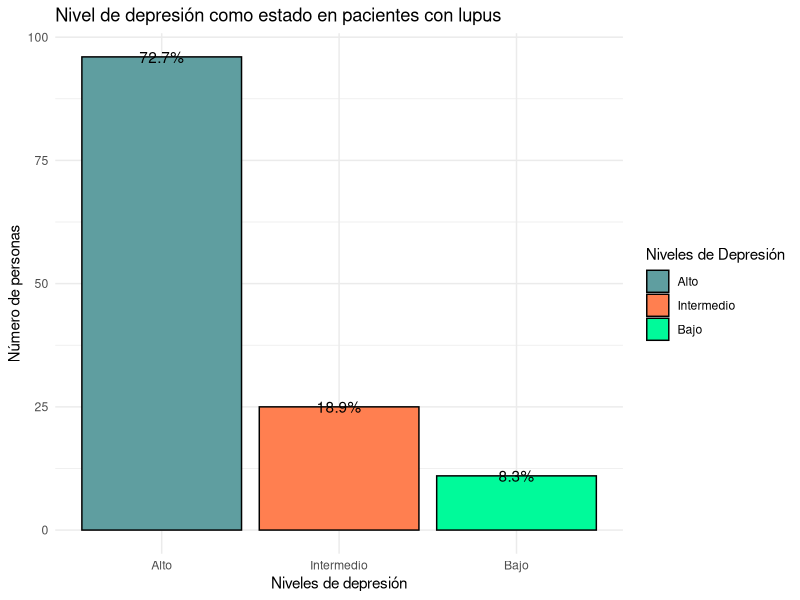
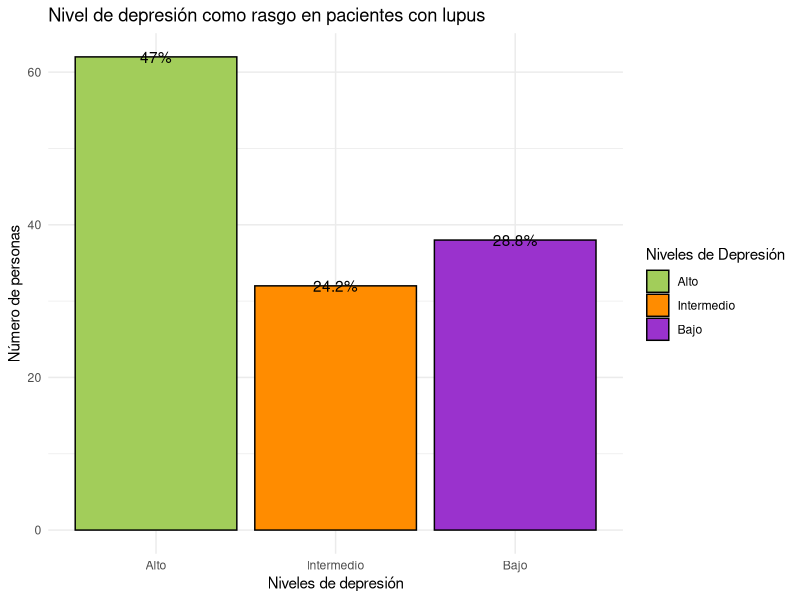
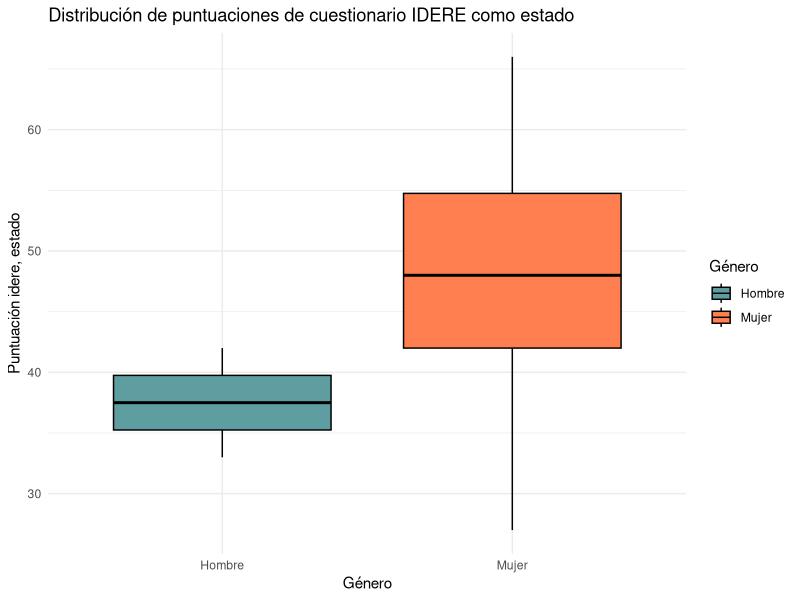
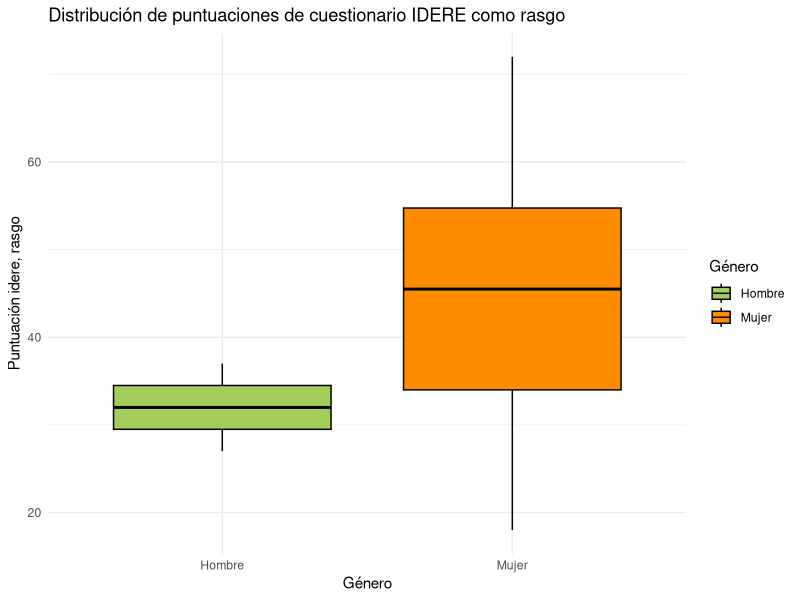
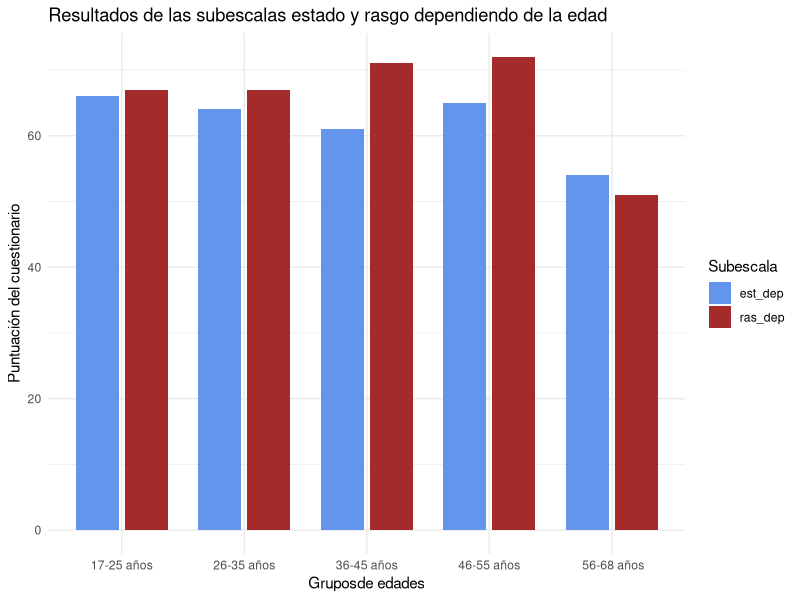
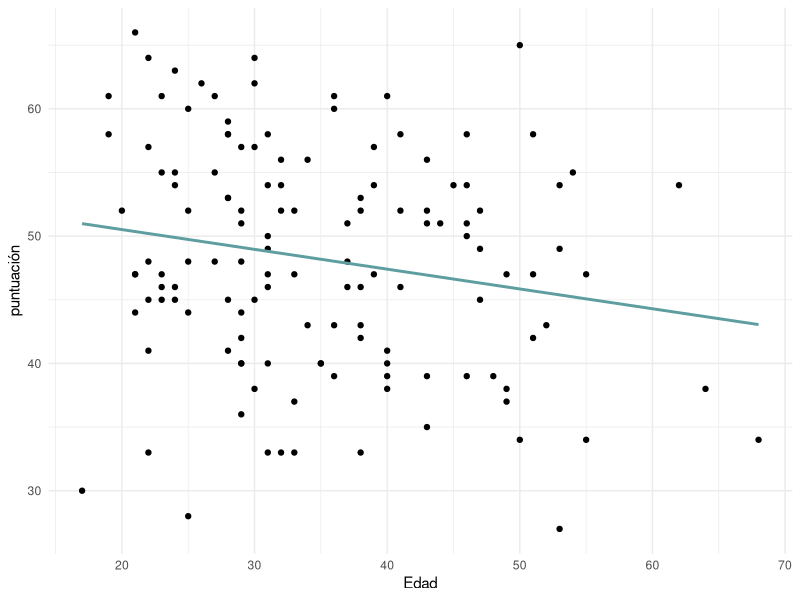
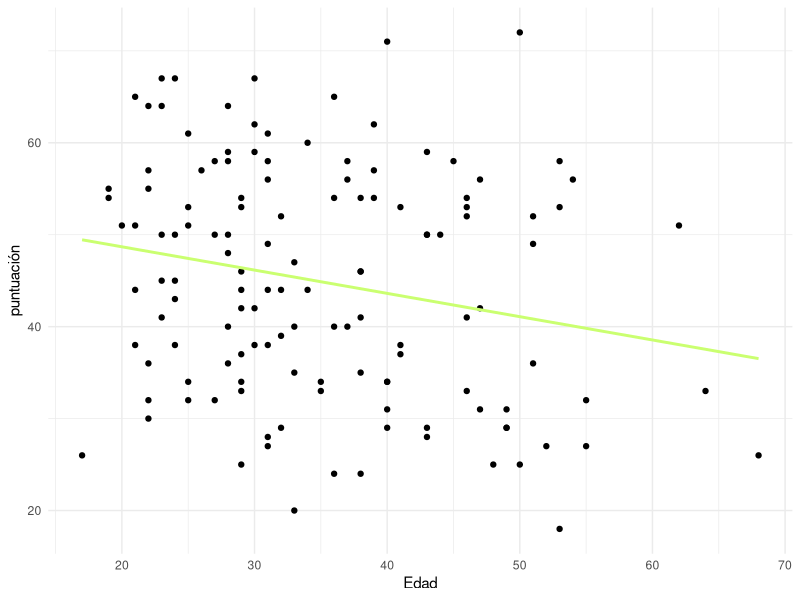
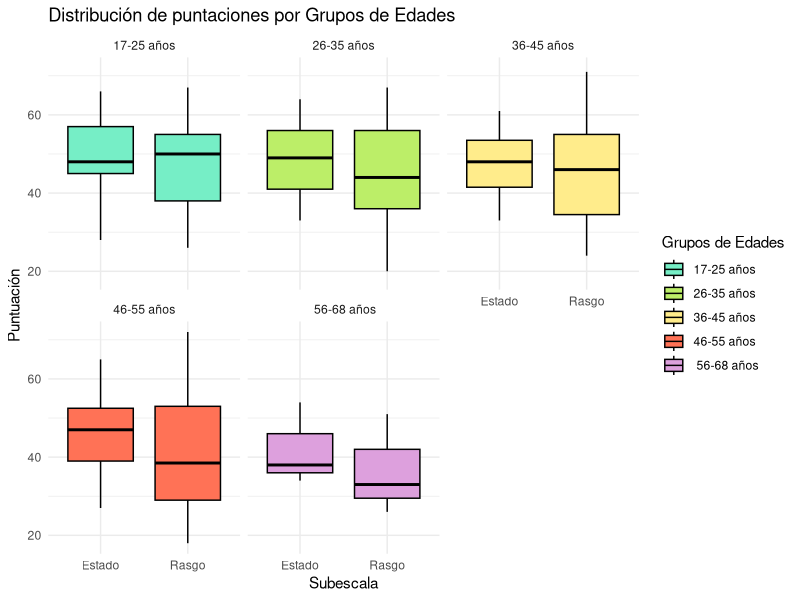

These figures' R source, in order:
# Visualización de datos del cuestionario Idere
# Ailín Malagón Silva
# Fecha: 18-06-2024
# Este script ejecuta los gráficos de frecuencia,box plot, gráfica de barras  y dispesión para el cuestionario idere 
# del registro mexicano de pacientes con Lupus, utilizando como input basa_idere.csv y dando como output idere.optimizado
# Input Dir 
indir = "C:/Users/ailinmalagonsilva/Desktop/viernes_bioinfo_UNAM/idere.optimizado/data"
#Output Dir
outdir = "C:/Users/ailinmalagonsilva/Desktop/viernes_bioinfo_UNAM/idere.optimizado"
# Cargar input/data set
idere_base<- read.csv("data/Base_idere.csv")

# instalación de paquetes
install.packages("ggplot2")
installed.packages("tidyverse")
install.packages("patchwork")

# Librerias
library(ggplot2)
library(tidyverse)
library(patchwork)

#### Limpieza de datos ####

#Omitir sex___2 (Debido a que contiene la misma información que sex___1 pero presentada de manera distinta) 
idere_base <- idere_base %>%
  select(-sex___2)

#Renombrar la columa sex_1 a Género y la columna edad 
colnames(idere_base)[colnames(idere_base) == "sex___1"] <- "gender"
colnames(idere_base)[colnames(idere_base) == "calculated_age"] <- "age"

#Convetir de la columna "gender" los valores de 0 & 1 a hombre y mujer y luego a factor 
idere_base <- idere_base %>%
  mutate(gender = case_when(
    gender == 1 ~ "Mujer",
    gender == 0 ~ "Hombre"
  ),
  gender = as.factor(gender)
  ) 
# quitar NA de las puntuaciones del cuestinario 
 idere_base <- idere_base %>%
  filter(!is.na(est_dep) & !is.na(ras_dep))

# Cambiar la columna  niv_dep_est & niv_dep_ras los valores de 1,2,3 a bajo,intermedio & alto
#Convertir ambas columnas a fcatores

idere_base <- idere_base %>%
  mutate( 
    niv_dep_est = case_when (
      niv_dep_est == 1 ~ "Bajo",
      niv_dep_est == 2 ~ "Intermedio",
      niv_dep_est == 3 ~ "Alto"
      ),
    niv_dep_ras = case_when(
      niv_dep_ras == 1 ~ "Bajo",
      niv_dep_ras == 2 ~ "Intermedio",
      niv_dep_ras == 3 ~ "Alto"
      ),
    niv_dep_est = factor(niv_dep_est, levels = c("Alto", "Intermedio", "Bajo")),
    niv_dep_ras = factor(niv_dep_ras, levels = c("Alto", "Intermedio", "Bajo"))
    )
 

# Filtrado final de personas que no siguen las siguientes condiciones :  
# NA en edad | NA en lupus | Si son controles no se consideran tampoco 

idere_filtered <- idere_base %>%
  mutate(
    lupus = if_else(lupus == 1, lupus, NA_real_)
  ) %>%
  filter(!is.na(age) & !is.na(lupus) & !is.na(niv_dep_est) & ( age != 0 ))
 
#### Gráfico 1 ####

#Gráficos de barras con frecuencias y porcentajes 

# Calcular frecuencias y porcentajes de la subescala estado
conteo_est <- idere_filtered  %>%
  group_by(niv_dep_est) %>%
  count() %>%
  ungroup() %>%
  mutate( porcentaje = `n`/ sum(`n`)* 100)
 
# Gráfico de barras subescala estado

Paleta <- c("cadetblue","coral","mediumspringgreen")

ggplot(conteo_est, aes(x = niv_dep_est, y = n,  fill = niv_dep_est)) +
  geom_bar(color = "black", stat = "identity") +
  geom_text(aes(label = paste0(round(porcentaje,1),"%"))) +
  labs( title = "Nivel de depresión como estado en pacientes con lupus",
        x = "Niveles de depresión",
        y = "Número de personas",
        fill = "Niveles de Depresión" 
  ) +
  theme_minimal() +
  scale_fill_manual(values = Paleta)

# Calcular  frecuencias y porcentajes de la subescala rasgo
conteo_ras <- idere_filtered  %>%
  group_by(niv_dep_ras) %>%
  count() %>%
  ungroup() %>%
  mutate( porcentaje = `n`/ sum(`n`)* 100)
# Gráfico de barras subescala rasgo
Paleta2 <- c("darkolivegreen3","darkorange","darkorchid3")

ggplot(conteo_ras, aes(x = niv_dep_ras, y = n,  fill = niv_dep_ras)) +
  geom_bar(color = "black", stat = "identity") +
  geom_text(aes(label = paste0(round(porcentaje,1),"%"))) +
  labs( title = "Nivel de depresión como rasgo en pacientes con lupus",
        x = "Niveles de depresión",
        y = "Número de personas",
        fill = "Niveles de Depresión" 
  ) +
  theme_minimal() +
  scale_fill_manual(values = Paleta2)

#### Gráfico 2 ####
#Gráficos de box plot para estado-depresión 

ggplot(idere_filtered, aes(x = gender, y = est_dep, fill = gender)) +
  geom_boxplot(color = "black", outlier.colour = "red", outlier.shape = 16) +
  labs(x = "Género", y = "Puntuación idere, estado", fill = "Género") +
  ggtitle("Distribución de puntuaciones de cuestionario IDERE como estado") +
  theme_minimal() +  scale_fill_manual(values = Paleta)

#Gráfico de box plot para rasgo-depresión 

ggplot(idere_filtered, aes(x = gender, y = ras_dep, fill = gender)) +
  geom_boxplot(color = "black", outlier.colour = "red", outlier.shape = 16) +
  labs(x = "Género", y = "Puntuación idere, rasgo", fill = "Género") +
  ggtitle("Distribución de puntuaciones de cuestionario IDERE como rasgo") +
  theme_minimal() +  scale_fill_manual(values = Paleta2)


# juntar los  2 gráficos en una sola imagen 

       #(box_est | box_rasgo) + plot_layout(ncol = 2)

### Gráfico 3 ####

#Gráficos de barras  X = rangos de edades | Y = puntuación de ambas subescalas ( estado / rasgo )

# Creación de rangos de edades 
age_range <- idere_filtered %>% 
     mutate(RangoEdad = cut(age, breaks = c(17, 25, 35, 45, 55,68),
     labels = c("17-25 años", "26-35 años", "36-45 años", "46-55 años"," 56-68 años"),
     include.lowest = TRUE))
# Cambio de formato ancho a largo
age_range_longer <- age_range %>%
  pivot_longer(cols = c(est_dep, ras_dep), 
               names_to = "Subescala", 
               values_to = "Puntuacion")

# Gráfico

Paleta3 <- c("cornflowerblue", "brown")

ggplot(age_range_longer,aes (x = RangoEdad, y = Puntuacion, fill = Subescala)) +
  geom_col(position = position_dodge(width = 0.8), width = 0.7) +
  labs( x ="Gruposde edades", y = "Puntuación del cuestionario") +
  ggtitle("Resultados de las subescalas estado y rasgo dependiendo de la edad") +
  theme_minimal()+
  scale_fill_manual(values = Paleta3)

#### Gráfico 4 ####

# Gráfico de dispersión para la puntuación de subescala estado
ggplot(idere_filtered, aes(x = age, y = est_dep)) +
  geom_point() +                               
  geom_smooth(method = "lm", se = FALSE, color ="cadetblue" ) +     
  labs(x = "Edad", y = "puntuación") + 
  theme_minimal()  
# Gráfico de dispersión para la puntuación de subescala rango
ggplot(idere_filtered, aes(x = age, y = ras_dep)) +
  geom_point() +                              
  geom_smooth(method = "lm", se = FALSE, color = "darkolivegreen1") +     
  labs(x = "Edad", y = "puntuación") +  
  theme_minimal() 

### Gráfico 5 ####

###Box plot de distribución de depresión como rasgo y  estado por grupos de distintas edades.###

 #Data_frame para cambiar nombres y convetir a factor 
 box_age_range <- age_range_longer %>%
  mutate(Subescala = case_when(
    Subescala == "est_dep" ~ "Estado",
    Subescala == "ras_dep" ~ "Rasgo"
  ),
  Subescala = as.factor(Subescala)
  ) 

# GRÁFICO  CON TODOS LOS GRUPOS EN UN SOLO GRÁFICO 

Paleta4 <- c("#76EEC6","#BCEE68","#FFEC8B","#FF7256", "#DDA0DD")

ggplot(box_age_range, aes(x = Subescala, y = Puntuacion, fill = RangoEdad)) +
  geom_boxplot(color = "black", outlier.colour = "red", outlier.shape = 16) +
  labs(x = "Subescala", y = "Puntuación", fill = "Grupos de Edades") +
  ggtitle("Distribución de puntaciones por Grupos de Edades") +
  theme_minimal() +
  scale_fill_manual(values = Paleta4) +
  facet_wrap(~ RangoEdad)
  
# GRÁFICOS POR SEPARADO DE CADA GRUPO DE EDAD 

#Crear una lista vacía para almacenar gráficos 
ages_plot_list <- list()

#Age_groups almacena del df box_age_range solo la columna RangoEdad tomando los valores  unicos que existen en esta columna

age_groups <- unique(box_age_range$RangoEdad)
#> print(age_groups)
#[1] 36-45 años  26-35 años  17-25 años   56-68 años 46-55 años 
# Levels: 17-25 años 26-35 años 36-45 años 46-55 años  56-68 años


## Generar un gráfico para cada grupo de edad, utilizaremos el vector creado "age_groups"
   # age_group toma un valor único de age_groups en cada iteración. 
   for (age_group in age_groups) {
   #filtra las filas del dataframe box_age_range donde el valor de la columna RangoEdad es igual al valor actual de age_group
   filtered_data <- box_age_range %>% filter(RangoEdad == age_group)
  
   # Crear el gráfico para el grupo de edad filtrado
   p <- ggplot(filtered_data, aes(x = Subescala, y = Puntuacion, fill = Subescala)) +
    geom_boxplot(color = "black", outlier.colour = "red", outlier.shape = 16) +
    labs(x = "Subescala", y = "Puntuación", fill = "Subescala") +
    ggtitle(paste("Distribución de puntuaciones para el grupo de edad", age_group)) +
    theme_minimal() +
    scale_fill_manual(values = Paleta4)
  
  # Añadir el gráfico a la lista
  ages_plot_list[[age_group]] <- p

  }



  # Mostrar los gráficos
for (age_group in age_groups) {
  print(ages_plot_list[[age_group]])
}



#guardar mis variables 

save(idere_base, idere_filtered, conteo_ras, conteo_est, age_range, age_range_longer,box_age_range, file = "data/data_idere_optimizada.RData")
write.csv(idere_filtered, file = "data/filtrada_base_idere.csv", row.names = FALSE)



                
                
